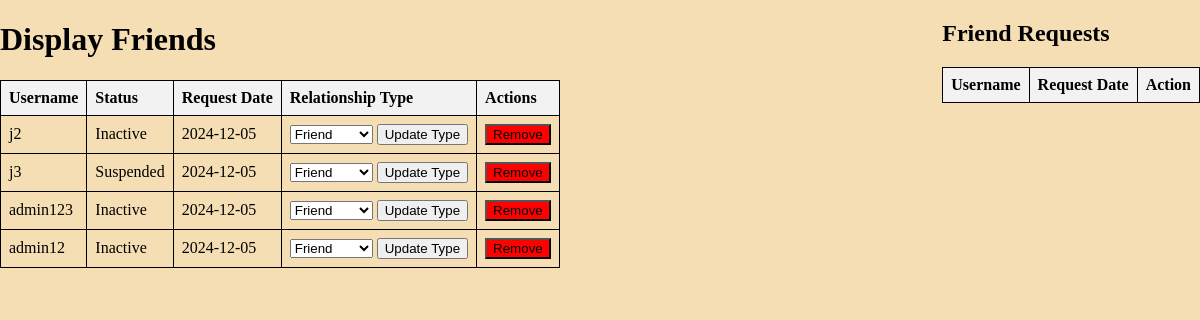
The app's page /friends/display-friends.php (signed in) with its own data.
### tables this page shows
CREATE TABLE Relationships (
	RelationshipID INT PRIMARY KEY AUTO_INCREMENT,
	SenderMemberID INT NOT NULL,
	ReceiverMemberID INT NOT NULL,
	RelationshipType ENUM('Family', 'Friend', 'Colleague') NOT NULL,
	CreationDate DATE NOT NULL,
	Status ENUM('Active', 'Pending') DEFAULT 'Active',
	FOREIGN KEY (SenderMemberID) REFERENCES Members(MemberID) ON DELETE CASCADE,
	FOREIGN KEY (ReceiverMemberID) REFERENCES Members(MemberID) ON DELETE CASCADE,
	UNIQUE (SenderMemberID, ReceiverMemberID)
);

CREATE TABLE Members (
	MemberID INT PRIMARY KEY AUTO_INCREMENT,
	Password VARCHAR(255) NOT NULL,
	Username VARCHAR(255) UNIQUE NOT NULL,
	FirstName VARCHAR(255) NOT NULL,
	LastName VARCHAR(255) NOT NULL,
	Pseudonym VARCHAR(255),
	Email VARCHAR(255) UNIQUE NOT NULL,
	Address TEXT,
	DOB DATE NOT NULL,
	DateJoined DATE NOT NULL,	
	Warnings INT DEFAULT 0,
	Suspensions INT DEFAULT 0,
	Fines INT DEFAULT 0,
	Privilege ENUM('Administrator', 'Senior', 'Junior') DEFAULT 'Junior',
	Status ENUM('Active', 'Inactive', 'Suspended') DEFAULT 'Active',
AccountType ENUM('Real-person', 'Business'),
	LastLogin DATETIME,
	PrivateInformation TEXT,
	PublicInformation TEXT,
	GroupVisibilitySettings TEXT,
	ProfileVisibilitySettings TEXT,
	NeedsPasswordChange BOOLEAN DEFAULT TRUE, 
NeedsUsernameChange BOOLEAN DEFAULT TRUE,
Profession VARCHAR(255),  
Region VARCHAR(255),  
Interests TEXT  
);

### db-connect.php (called while the page is built, shortened)
<?php
    $memberID = $_SESSION['MemberID'];
?>

### friends/display-friends.php (the view, shortened to what this page needs)
<?php
    include '../db-connect.php';
    $stmt = $pdo->prepare("SELECT * FROM `Relationships`
                        WHERE SenderMemberID = :memberID OR ReceiverMemberID = :memberID");
    $stmt->bindParam(':memberID', $memberID, PDO::PARAM_INT);
    $stmt->execute();
    $relationships = $stmt->fetchAll(PDO::FETCH_ASSOC);
    $senderUsernames = [];
    if ($relationships) {
        foreach ($relationships as $relationship) {
            $requesterID = $relationship['ReceiverMemberID'];
            $userStmt = $pdo->prepare("SELECT Username FROM Members WHERE MemberID = :requesterID");
            $userStmt->bindParam(':requesterID', $requesterID, PDO::PARAM_INT);
            $userStmt->execute();
            $userResult = $userStmt->fetch(PDO::FETCH_ASSOC);
            $senderUsernames[$relationship['RelationshipID']] = $userResult ? $userResult['Username'] : 'Unknown';
        }
    }
    function getMemberStatus($memberID, $pdo) {
        $sql = "SELECT Status FROM Members WHERE MemberID = :memberID LIMIT 1";
        $stmt = $pdo->prepare($sql);
        $stmt->bindParam(':memberID', $memberID, PDO::PARAM_INT);
        $stmt->execute();
        $result = $stmt->fetch(PDO::FETCH_ASSOC);
        return $result ? $result['Status'] : 'Unknown';
    }
?>
<!DOCTYPE html>
<html lang="en">
<head>
    <link href="../styles.css?<?php echo time(); ?>" rel="stylesheet"/>
</head>
<body>
    <div class="container-2-horizontal">
        <div class="display-friends">
            <h1>Display Friends</h1>
            <table>
                <thead>
                    <tr>
                        <th>Username</th>
                        <th>Status</th>
                        <th>Request Date</th>
                        <th>Relationship Type</th>
                        <th>Actions</th>
                    </tr>
                </thead>
                <tbody>
                <?php foreach ($relationships as $relationship): ?>
                    <tr>
                    <?php if ($relationship['Status'] === 'Active' &&
                             ($relationship['ReceiverMemberID'] === $memberID || $relationship['SenderMemberID'] === $memberID)): ?>
                        <?php if ($relationship['SenderMemberID'] === $memberID): ?>
                            <td><?= htmlspecialchars($senderUsernames[$relationship['RelationshipID']] ?? 'Unknown') ?></td>
                            <td><?= htmlspecialchars(getMemberStatus($relationship['ReceiverMemberID'], $pdo)) ?></td>
                        <?php endif; ?>
                        <td><?= htmlspecialchars($relationship['CreationDate']) ?></td>
                        <td>
                            <form action="./display-friends.php" method="POST">
                                <select name="relationship_type">
                                    <option value="Friend" <?= $relationship['RelationshipType'] === 'Friend' ? 'selected' : '' ?>>Friend</option>
                                </select>
                                <button type="submit" name="action" value="update_relationship_type">Update Type</button>
                            </form>
                        </td>
                        <td>
                            <form action="./display-friends.php" method="POST">
                                <button type="submit" name="action" value="reject" class="remove-relationship">Remove</button>
                            </form>
                        </td>
                    </tr>
                    <?php endif; ?>
                <?php endforeach; ?>
                </tbody>
            </table>
        </div>
        <div class="friend-requests">
        <h2>Friend Requests</h2>
        <?php if (!empty($relationships)): ?>
            <table>
                <thead>
                    <tr>
                        <th>Username</th>
                        <th>Request Date</th>
                        <th>Action</th>
                    </tr>
                </thead>
            </table>
        <?php else: ?>
            <p>No pending friend requests.</p>
        <?php endif; ?>
    </div>
</body>
</html>

### styles.css (style rules this page uses)
body, html { height: 100%; display: flex; margin: 0; padding: 0; flex-direction: column; background-color: wheat; }
.container-2-horizontal { display: flex; flex-direction: row; justify-content: space-between; gap: 50px; }
table { width: 100%; border-collapse: collapse; }
th, td { border: 1px solid black; padding: 8px; text-align: left; }
th { background-color: #f2f2f2; }
.remove-relationship[type="submit"] { width: 100%; background-color: red; }

### records on screen
relationships: RelationshipID "j2", ReceiverMemberID.Status "Inactive", CreationDate "2024-12-05", relationship_type "Friend"
relationships: RelationshipID "j3", ReceiverMemberID.Status "Suspended", CreationDate "2024-12-05", relationship_type "Friend"
relationships: RelationshipID "admin123", ReceiverMemberID.Status "Inactive", CreationDate "2024-12-05", relationship_type "Friend"
relationships: RelationshipID "admin12", ReceiverMemberID.Status "Inactive", CreationDate "2024-12-05", relationship_type "Friend"
